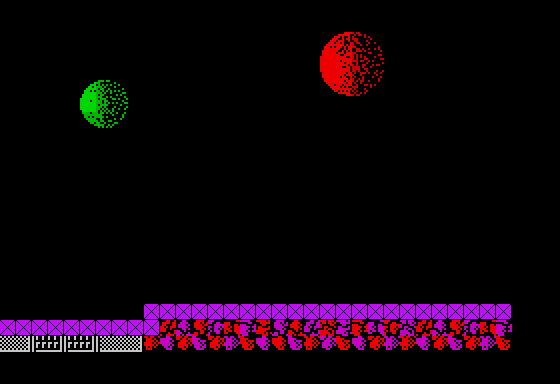

This is a level from a 2D game, rendered from its Tiled map with the project's own tilesets. A one-line summary and the map file follow, with tile-layer data summarised:
An orthogonal 35x24 tile map with 16x16 px tiles, 4 tile layers (Stars, Tile Layer 1, Tile Layer 2, Collision), 23 tilesets and 6 objects (2x mine, cocoon, turret, interceptor_creator, vitorc).

<map version="1.0" orientation="orthogonal" width="35" height="24" tilewidth="16" tileheight="16">
 <properties>
  <property name="background_color" value="#000000" />
  <property name="nextLevel" value="L01S18" />
 </properties>
 <tileset firstgid="1" name="tiles" tilewidth="16" tileheight="16">
  <image source="../images/tiles.gif" width="240" height="512" />
 </tileset>
 <tileset firstgid="481" name="metatiles" tilewidth="16" tileheight="16">
  <image source="../images/metatiles.gif" width="128" height="16" />
  <tile id="0">
   <properties>
    <property name="type" value="solid" />
   </properties>
  </tile>
 </tileset>
 <tileset firstgid="489" name="ship" tilewidth="176" tileheight="128">
  <image source="../images/ship.gif" width="176" height="128" />
 </tileset>
 <tileset firstgid="490" name="ship_fire" tilewidth="16" tileheight="32">
  <image source="../images/ship_fire.gif" width="48" height="128" />
 </tileset>
 <tileset firstgid="502" name="light" tilewidth="16" tileheight="16">
  <image source="../images/light.gif" width="128" height="32" />
 </tileset>
 <tileset firstgid="518" name="vitorc" tilewidth="48" tileheight="64">
  <image source="../images/vitorc.gif" width="528" height="64" />
 </tileset>
 <tileset firstgid="529" name="turret" tilewidth="96" tileheight="80">
  <image source="../images/turret.gif" width="96" height="80" />
 </tileset>
 <tileset firstgid="530" name="cocoon" tilewidth="80" tileheight="128">
  <image source="../images/cocoon.gif" width="80" height="128" />
 </tileset>
 <tileset firstgid="531" name="radar" tilewidth="80" tileheight="128">
  <image source="../images/radar.gif" width="80" height="128" />
 </tileset>
 <tileset firstgid="532" name="rocket" tilewidth="64" tileheight="96">
  <image source="../images/rocket.gif" width="64" height="96" />
 </tileset>
 <tileset firstgid="533" name="grenade_pack" tilewidth="32" tileheight="32">
  <image source="../images/grenade_pack.gif" width="32" height="32" />
 </tileset>
 <tileset firstgid="534" name="teleport" tilewidth="64" tileheight="96">
  <image source="../images/teleport.gif" width="512" height="96" />
 </tileset>
 <tileset firstgid="542" name="piston" tilewidth="48" tileheight="64">
  <image source="../images/piston.gif" width="48" height="64" />
 </tileset>
 <tileset firstgid="543" name="bubble" tilewidth="32" tileheight="32">
  <image source="../images/bubble.gif" width="96" height="192" />
 </tileset>
 <tileset firstgid="561" name="rocks" tilewidth="16" tileheight="16">
  <image source="../images/rocks.gif" width="512" height="48" />
 </tileset>
 <tileset firstgid="657" name="incubator" tilewidth="64" tileheight="96">
  <image source="../images/incubator.gif" width="64" height="96" />
 </tileset>
 <tileset firstgid="658" name="ammo_pack" tilewidth="32" tileheight="32">
  <image source="../images/ammo_pack.gif" width="32" height="32" />
 </tileset>
 <tileset firstgid="659" name="double_launcher" tilewidth="64" tileheight="48">
  <image source="../images/double_launcher.gif" width="64" height="48" />
 </tileset>
 <tileset firstgid="660" name="mine" tilewidth="32" tileheight="16">
  <image source="../images/mine.gif" width="32" height="16" />
 </tileset>
 <tileset firstgid="661" name="missile_guidance" tilewidth="64" tileheight="64">
  <image source="../images/missile_guidance.gif" width="64" height="64" />
 </tileset>
 <tileset firstgid="662" name="gate" tilewidth="16" tileheight="16">
  <image source="../images/gate.gif" width="176" height="144" />
 </tileset>
 <tileset firstgid="761" name="interceptor" tilewidth="32" tileheight="32">
  <image source="../images/interceptor.gif" width="96" height="192" />
 </tileset>
 <tileset firstgid="779" name="jellyfish" tilewidth="32" tileheight="32">
  <image source="../images/jellyfish.gif" width="96" height="192" />
 </tileset>
 <layer name="Stars" width="35" height="24">
  <data>[840 cells, 0 non-empty, 0 distinct tile ids]</data>
 </layer>
 <objectgroup name="Object Layer 3" width="35" height="24" />
 <layer name="Tile Layer 1" width="35" height="24">
  <data>[840 cells, 89 non-empty, 26 distinct tile ids]</data>
 </layer>
 <objectgroup color="#a41e0c" name="Object Layer 1" width="35" height="24">
  <object name="cocoon" gid="530" x="432" y="304" />
  <object name="turret" gid="529" x="208" y="304" />
  <object name="interceptor_creator" gid="764" x="512" y="96" />
  <object name="vitorc" gid="518" x="0" y="320" />
 </objectgroup>
 <objectgroup name="Object Layer 2" width="35" height="24" />
 <layer name="Tile Layer 2" width="35" height="24">
  <data>[840 cells, 87 non-empty, 79 distinct tile ids]</data>
 </layer>
 <objectgroup name="Object Layer 4" width="35" height="24">
  <object name="mine" gid="660" x="176" y="320" />
  <object name="mine" gid="660" x="304" y="320" />
 </objectgroup>
 <layer name="Collision" width="35" height="24">
  <data>[840 cells, 33 non-empty, 1 distinct tile ids]</data>
 </layer>
</map>
